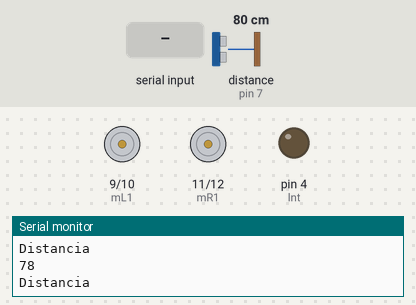
A sketch run on a simulated Arduino Uno, built with avr-gcc and run on an emulated ATmega328P. On the bench: motor-driver pin pairs drawn as motors (green arrow = first pin HIGH = forward, orange = second pin HIGH = backward, longer = more drive, scaled by the enable pin), output pins drawn as LEDs (lit = HIGH), the last lines printed to the serial monitor. Wiring (inferred from the names in the program): ultrasonic range finder: trigger pin 8; echo pin 7. The inputs (shaded band) are chosen by the test bench; at power-on: distance to the obstacle (sensor on pin 7) 80 cm. The echo pulse lasts 58.3 µs per cm; pins used as bus, display or sensor lines are not drawn.

Above: at 2.4 s.
2.5 s: "c" received over the second serial link
At 3.9 s:
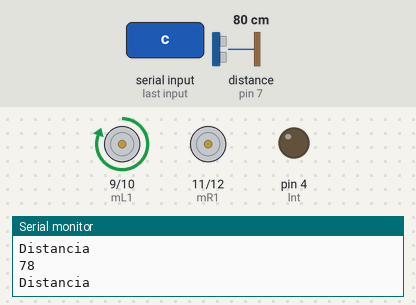
4.4 s: "a" received over the second serial link
At 6.0 s:
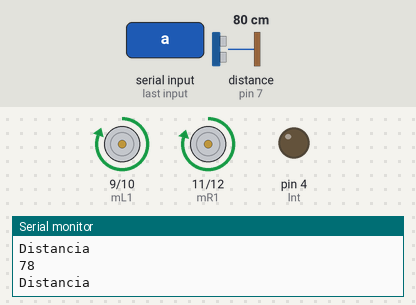
6.3 s: "b" received over the second serial link
At 7.6 s:
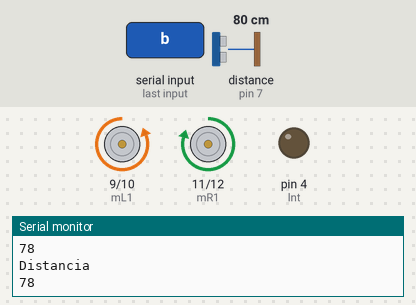
8.2 s: "d" received over the second serial link
At 9.2 s:
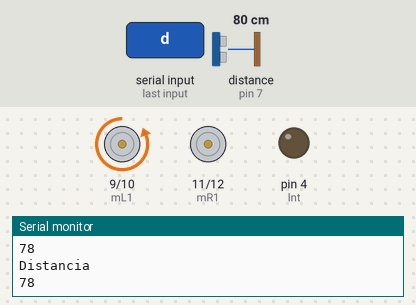
10.1 s: "f" received over the second serial link
At 10.4 s:
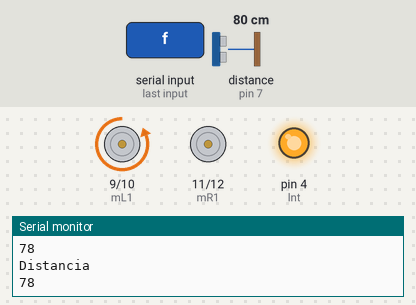
12.0 s: distance to the obstacle (sensor on pin 7) set to 2 cm
Timing chart, 0 to 15.0 s (numbered marks = the images above; inputs shaded):
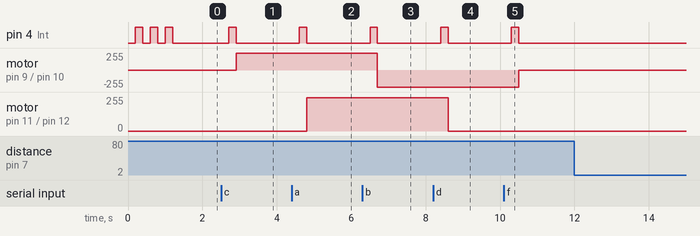

The sketch:

codigoRobotUltrasonido.ino
```cpp
#include <SoftwareSerial.h>
SoftwareSerial BTserial(2,3); // RX | TX

#define mL1 9
#define mL2 10
#define mR1 11
#define mR2 12
#define enL 5
#define enR 6
#define lnt 4
int c=5;//Calibracion
//int v=0;
char dato;
//bool encendido=false;
int modo=0;


const int Trigger = 8;   // Trigger del sensor
const int Echo = 7;   //Echo del sensor


void setup()
{
    Serial.begin(9600);
    /* Declaramos el pin 9 como salida del pulso ultrasonico */
    pinMode(9, OUTPUT);
    /* Declaramos el pin 8 como entrasa (tiempo que tarda en volver) */
    //pinMode(8, INPUT);
    /* Declaramos el pin 12 como el pin del LED */
    pinMode(12, OUTPUT);


    pinMode(Trigger, OUTPUT); //pin como salida
    pinMode(Echo, INPUT);  //pin como entrada
    digitalWrite(Trigger, LOW);//Iniciar el pin con 0


    // HC-05 default serial speed for AT mode is 38400
    BTserial.begin(38400);
    inicializar();
    notificacion(3);
}

void loop()
{

    /* Se estabiliza el sensor */
    digitalWrite(Trigger, HIGH);
    delayMicroseconds(5);
    /* Se envia el pulso ultrasonico */
    digitalWrite(Trigger, LOW);
    delayMicroseconds(10);
    /* Mide el tiempo transcurrido entre la salida y la llegada del pulso ultrasonico */
    int t = pulseIn(Echo, HIGH);
    /* Se calcula la distancia on esta formila*/
    int d = t/59;
    /* Si la distancia es menor a 15 centimetros prendemos el led */
    if (d <= 10 )
    {
      digitalWrite(12, HIGH);
      avanzar(0);

    }
    /* Si la distancia es mayor a 10 centimetros, el led permanece apagado */
    else
      digitalWrite(12, LOW);

    /* Se imprime la distancia en centimetros en el monitor serial */
    Serial.println("Distancia");
    Serial.println(d);


   dato=' ';
   if (BTserial.available())
       dato = BTserial.read();
   if((int)dato!=32)
      datoBlueTooth(dato);
      /*
   if(modo==1){ remolino(0); }
   else if(modo==2){ serpiente(); }
   else if(modo==3){ cuadrado(); }*/
}

void datoBlueTooth(char d){
    notificacion(1);
    switch(d){
      /*case '0': velocidadM(255-(0*10), 255-(0*10)); v=0; break;
      case '1': velocidadM(255-(1*10), 255-(1*10)); v=1; break;
      case '2': velocidadM(255-(2*10), 255-(2*10)); v=2; break;
      case '3': velocidadM(255-(3*10), 255-(3*10)); v=3; break;
      case '4': velocidadM(255-(4*10), 255-(4*10)); v=4; break;
      case '5': velocidadM(255-(5*10), 255-(5*10)); v=5; break;
      case '6': velocidadM(255-(6*10), 255-(6*10)); v=6; break;
      case '7': velocidadM(255-(7*10), 255-(7*10)); v=7; break;
      case '8': velocidadM(255-(8*10), 255-(8*10)); v=8; break;
      case '9': velocidadM(255-(9*10), 255-(9*10)); v=9; break;  */
      case 'a':  avanzar(1);  break;//Adelante
      case 'b': avanzar(3);  break;//Izquierda
      case 'c': avanzar(4);  break;//Derecha
      case 'd': avanzar(2);  break;//Atras
      case 'f': avanzar(0);  break;//Parar
      /*case 'g': modo=1;  break;
      case 'h': modo=2;  break;
      case 'i': modo=3;  break  */
      default: break;
    }
}


void notificacion(int n){

  for(int i=0;i<n;i++)
  {
    digitalWrite(lnt,LOW);
    delay(200);
    digitalWrite(lnt,HIGH);
    delay(200);
  }
/*  if(encendido)  digitalWrite(13,HIGH);
  else digitalWrite(13,LOW);*/
    digitalWrite(lnt,LOW);

}

/*void cuadrado(){
  avanzar(3);
  delay(500);
  avanzar(1);
  delay(500);
  avanzar(4);
  delay(500);
  avanzar(1);
  delay(500);
}

void serpiente(){
  avanzar(3);
  delay(500);
  avanzar(4);
  delay(500);
}
void remolino(int _v){
  avanzar(1);//Adelante
  velocidadM(255-((_v*10)+50),255-(_v*10));
}
*/


void velocidadM(int l, int r){
   analogWrite(enL,l);
   analogWrite(enR,r-c);
}

void avanzar(int i){

  switch(i){
    case 0://Apagar
    digitalWrite (mL1, LOW);
    digitalWrite (mL2, LOW);
    digitalWrite (mR1, LOW);
    digitalWrite (mR2, LOW);
    break;


    case 1://Adelante
    digitalWrite (mL1, HIGH);
    digitalWrite (mL2, LOW);
    digitalWrite (mR1, HIGH);
    digitalWrite (mR2, LOW);

    break;
    case 2://Atras
    digitalWrite (mL1, LOW);
    digitalWrite (mL2, HIGH);
    digitalWrite (mR1, LOW);
    digitalWrite (mR2, HIGH);
    break;
    case 3://Girar en su propio eje, izquierda
    digitalWrite (mL1, LOW);
    digitalWrite (mL2, HIGH);
    digitalWrite (mR1, HIGH);
    digitalWrite (mR2, LOW);
    break;
    case 4://Girar en su propio eje, Derecha
    digitalWrite (mL1, HIGH);
    digitalWrite (mL2, LOW);
    digitalWrite (mR1, LOW);
    digitalWrite (mR2, HIGH);
    break;
    default:break;
  }

}

void inicializar(){

  //Inicializa los pines para poder usarlos
  pinMode(lnt,OUTPUT);
  pinMode (mL1, OUTPUT);
  pinMode (mL2, OUTPUT);
  pinMode (mR1, OUTPUT);
  pinMode (mR2, OUTPUT);
  pinMode (mL2, OUTPUT);
  pinMode (enL, OUTPUT);
  pinMode (enR, OUTPUT);
  velocidadM(255, 255);
}
```

Measured:
- after the input at 2.5 s, pin 4 (lnt): LOW → HIGH after 0.21 s, → LOW 0.20 s later; motor on pin 9 (mL1) / pin 10 (mL2): stopped → forward 255/255 after 0.41 s
- after the input at 4.4 s, pin 4 (lnt): LOW → HIGH after 0.21 s, → LOW 0.20 s later; motor on pin 11 (mR1) / pin 12 (mR2): stopped → forward 250/255 after 0.41 s
- after the input at 6.3 s, pin 4 (lnt): LOW → HIGH after 0.21 s, → LOW 0.20 s later; motor on pin 9 (mL1) / pin 10 (mL2): forward 255/255 → backward 255/255 after 0.41 s
- after the input at 8.2 s, pin 4 (lnt): LOW → HIGH after 0.20 s, → LOW 0.20 s later; motor on pin 11 (mR1) / pin 12 (mR2): forward 250/255 → stopped after 0.41 s
- after the input at 10.1 s, pin 4 (lnt): LOW → HIGH after 0.20 s, → LOW 0.20 s later; motor on pin 9 (mL1) / pin 10 (mL2): backward 255/255 → stopped after 0.40 s
